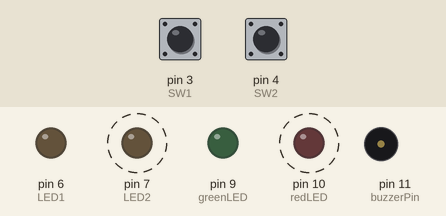
This program was run on a simulated Arduino Leonardo, built with avr-gcc and run on an emulated ATmega32U4. Parts: output pins drawn as LEDs (lit = HIGH), buzzer (waves = sounding). Dashed ring = blinking. The inputs (shaded band) are chosen by the test bench; at power-on: pin 4 (SW2) LOW, pin 3 (SW1) HIGH. Random numbers use the default seed unless the program sets one.

Above: at 1.86 s.
1.9 s: pin 4 (SW2) pulled HIGH for 3.2 s
6.6 s: pin 3 (SW1) pulled LOW for 0.6 s
At 7.11 s:
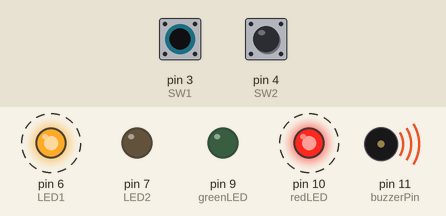
9.6 s: pin 3 (SW1) pulled LOW for 3.2 s
At 13.11 s:
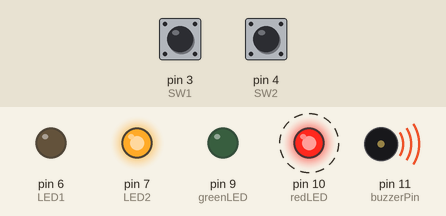
14.3 s: pin 3 (SW1) pulled LOW for 1 s
At 16.16 s:
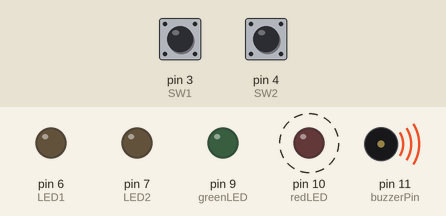
Timing chart, 0 to 18.3 s (numbered marks = the images above; inputs shaded):
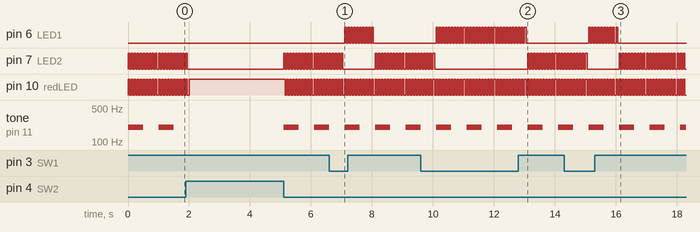

The program:

main.cpp
```cpp
//  Hva gjør denne koden?
//  1. Analyser  2. Kommenter  3. Skriv funksjonalitetskrav
#include <Arduino.h>
int redLED = 10;
int greenLED = 9;
int buzzerPin = 11;
int GameMode = 6;
int LED1 = 6;
int LED2 = 7;
int SW1 = 3;
int SW2 = 4;

int winner = 0;
int winnerBeep = 750;
int fault = 0;
int faultBeep = 200;

unsigned long wait = 0;
unsigned long now = 0;

void setup()
{
  pinMode(redLED, OUTPUT);
  pinMode(greenLED, OUTPUT);
  pinMode(LED1, OUTPUT);
  pinMode(LED2, OUTPUT);
  pinMode(SW1, INPUT);
  pinMode(SW2, INPUT);
}


void waitForButton()
{
  digitalWrite(greenLED, HIGH);
  while (digitalRead(SW1) == HIGH && digitalRead(SW2) == HIGH)
  { // venter til en av knappene blir trykket
  }
  if (digitalRead(SW1) == LOW)
  { // spiller 1 vinner
    winner = LED1;
    GameMode = 2; // 2
  }
  else
  { // hvis ikke vinner spiller 2
    winner = LED2;
    GameMode = 3;
  }
  digitalWrite(greenLED, LOW); // skrur av grønt lys
                               // avslutt case
}


void vent()
{
  digitalWrite(redLED, HIGH);

  fault = 0;
  now = millis();
  wait = now + random(3000, 7000);
  while (millis() < wait && digitalRead(SW1) == HIGH && digitalRead(SW2) == HIGH)
  {
  }
  GameMode =1; // set case to next phase
}


void winBuzzer1()
{
  for (int k = 0; k < 5; k++)
  {                                    // If someone pressed button when light green, play "winner" sound
    tone(buzzerPin, (750 + (k * 20))); // increases frequency with each iteration
    digitalWrite(greenLED, HIGH);      // Green light On
    digitalWrite(LED1, HIGH);          // Make buzzer play winner freq
    delay(50);                         // Wait 50ms
    digitalWrite(LED1, LOW);           // Turn off buzzer
    digitalWrite(greenLED, LOW);       // Turn off green in LED
    delay(50);                         // Wait a bit before itterating further
  }
  noTone(buzzerPin);
  GameMode = 6; // goes to start
}


void winBuzzer2()
{
  for (int k = 0; k < 5; k++)
  {                                    // If someone pressed button when light green, play "winner" sound
    tone(buzzerPin, (750 + (k * 20))); // increases frequency with each iteration
    digitalWrite(greenLED, HIGH);      // Green light On
    digitalWrite(LED2, HIGH);          // Make buzzer play winner freq
    delay(50);                         // Wait 50ms
    digitalWrite(LED2, LOW);           // Turn off buzzer
    digitalWrite(greenLED, LOW);       // Turn off green in LED
    delay(50);                         // Wait a bit before itterating further
  }
  noTone(buzzerPin);
  GameMode = 6; // goes to start
}


void loseBuzzer1()
{

  tone(buzzerPin, 200, 500);
  for (int k = 0; k < 10; k++)
  {
    digitalWrite(redLED, HIGH); // Turn red in RGB LED on
    digitalWrite(LED1, HIGH);   // Makes the buzzer emit fualt freq
    delay(50);                  // emitting for this duration
    digitalWrite(redLED, LOW);  // Turn red in RGB LED off
    digitalWrite(LED1, LOW);    // Turn off the buzzer
    delay(50);                  // Wait a bit before ittrting further
    /* for loop to create a sound that is "moving" and
    make the red light blink inducing fear into the
    player who played it wrong and humiliating him*/
  }
  GameMode = 6; // goes to start
}


void loseBuzzer2()
{

  tone(buzzerPin, 200, 500);
  for (int k = 0; k < 10; k++)
  {
    digitalWrite(redLED, HIGH); // Turn red in RGB LED on
    digitalWrite(LED2, HIGH);   // Makes the buzzer emit fualt freq
    delay(50);                  // emitting for this duration
    digitalWrite(redLED, LOW);  // Turn red in RGB LED off
    digitalWrite(LED2, LOW);    // Turn off the buzzer
    delay(50);                  // Wait a bit before ittrting further
    /* for loop to create a sound that is "moving" and
    make the red light blink inducing fear into the
    player who played it wrong and humiliating him*/
  }
  GameMode = 6; // goes to start
}

void loop()
{

  switch (GameMode)
  {
  case 1: // vente på knappetryk i game modus
    waitForButton();
    break;
  case 2: // Win player 1
    winBuzzer1();
    break;
  case 3: // win player 2
    winBuzzer2();
    break;
  case 4: // fault p1
    loseBuzzer1();
    break;
  case 5: // fault p2
    loseBuzzer2();
    break;
  case 6: // wait
    vent();

    if (digitalRead(SW1) == LOW)
    {
      fault = LED1;
      GameMode = 4;              // endre slik at gamemode er lik tap case
      digitalWrite(redLED, LOW); // skrur av rødlyset
      break;
    }
    else if (digitalRead(SW2) == LOW)
    {
      fault = LED2;
      GameMode = 5; // case tap spiller 2
      break;
    }
    break;
  }
  digitalWrite(redLED, LOW);
}
```

Measured:
- after the input at 6.6 s, pin 6 (LED1): alternates HIGH for 0.05 s and LOW for 0.05 s, 20 changes in all, then stays LOW, starting after 0.50 s
- after the input at 9.6 s, pin 6 (LED1): alternates HIGH for 0.05 s and LOW for 0.05 s, 60 changes in all, then stays LOW, starting after 0.50 s
- after the input at 14.3 s, pin 6 (LED1): alternates HIGH for 0.05 s and LOW for 0.05 s, 20 changes in all, then stays LOW, starting after 0.80 s
- by itself, pin 10 (redLED): alternates HIGH for 0.05 s and LOW for 0.05 s
- by itself, tone on pin 11 (buzzerPin): alternates 200 Hz for 0.50 s and silent for 0.50 s
